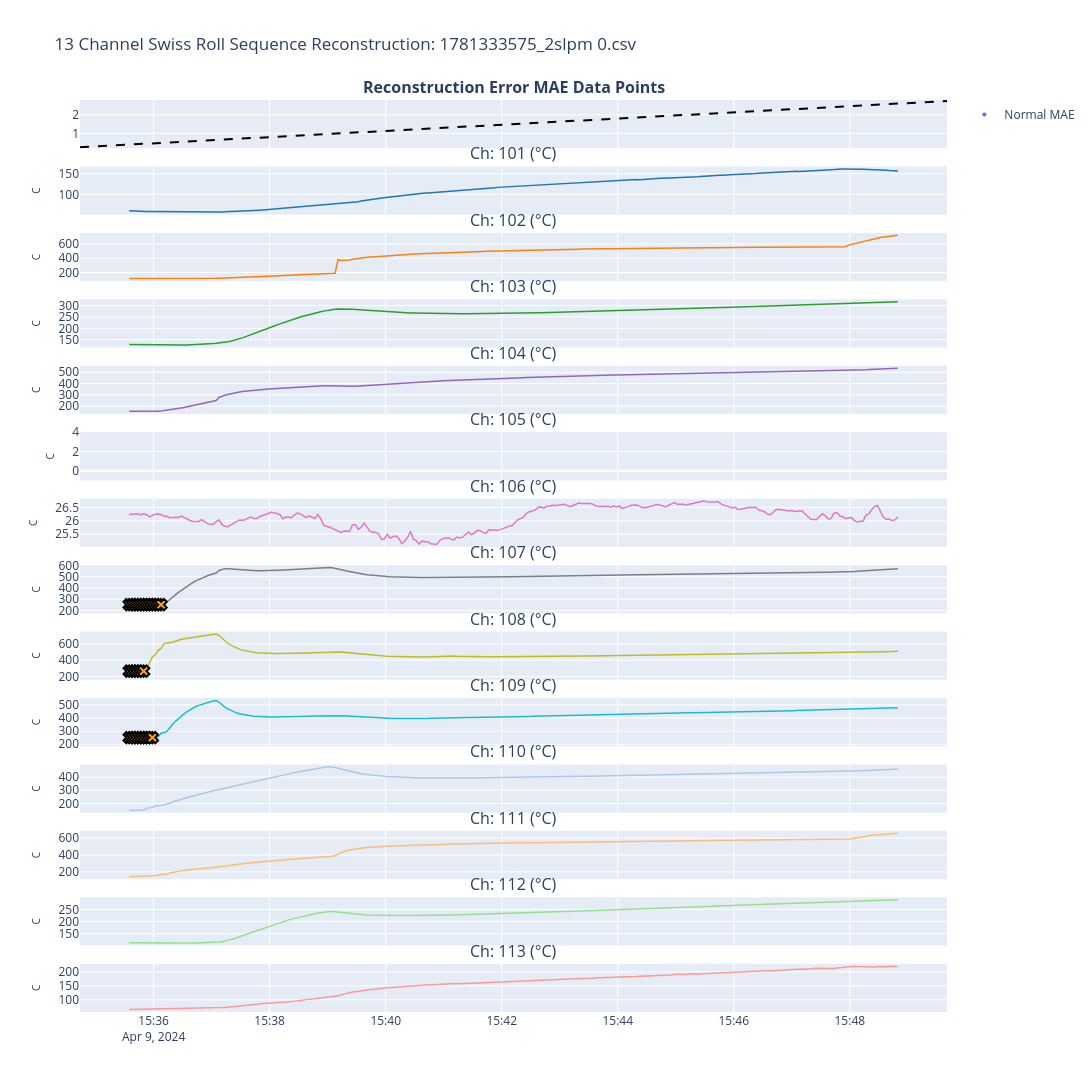

Here is the notebook cell this chart was saved with:
### Code cell
import os
import numpy as np
import pandas as pd
import plotly.graph_objects as go
from plotly.subplots import make_subplots
from sklearn.preprocessing import StandardScaler
import torch
import torch.nn as nn
import torch.optim as optim
from torch.utils.data import TensorDataset, DataLoader

# 1. LOAD, TRACK OVERLOADS, AND IMPUTE
def load_swiss_roll_csv(file_path):
    header_idx = 0
    with open(file_path, 'r', encoding='utf-8', errors='ignore') as f:
        for idx, line in enumerate(f):
            if any(key in line for key in ['Scan Num', '101 (', 'Scan Swee']):
                header_idx = idx
                break
                
    df = pd.read_csv(file_path, skiprows=header_idx)
    df.columns = df.columns.str.strip()
    df = df.dropna(how='all', axis=1).dropna(how='all', axis=0)
    
    time_cols = [col for col in df.columns if 'time' in col.lower() or 'swee' in col.lower()]
    df['Timestamp'] = df[time_cols[0]] if time_cols else df.index
    
    sensor_cols = [col for col in df.columns if '°C' in col]
    
    for col in sensor_cols:
        df[col] = pd.to_numeric(df[col], errors='coerce')
        
        # Track the exact locations of the hardware overloads
        overload_col = f"overload_flag_{col}"
        df[overload_col] = (df[col].abs() > 10000) | (df[col] == np.inf)
        
        # Scrub for the neural network
        df.loc[df[overload_col], col] = np.nan
        
    # Impute gaps to maintain sequence integrity for the LSTM
    df[sensor_cols] = df[sensor_cols].fillna(method='ffill').fillna(method='bfill')
        
    return df, sensor_cols

# 2. CREATE SLIDING TIME WINDOWS
def create_sequences(X, timestamps, time_steps):
    Xs, ts = [], []
    for i in range(len(X) - time_steps):
        Xs.append(X.iloc[i:(i + time_steps)].values)
        ts.append(timestamps.iloc[i + time_steps - 1])
    return np.array(Xs), np.array(ts)

# 3. PYTORCH LSTM AUTOENCODER ARCHITECTURE
class LSTMAutoencoder(nn.Module):
    def __init__(self, num_features, hidden_size=64):
        super(LSTMAutoencoder, self).__init__()
        self.hidden_size = hidden_size
        self.encoder_lstm = nn.LSTM(input_size=num_features, hidden_size=hidden_size, batch_first=True)
        self.decoder_lstm = nn.LSTM(input_size=hidden_size, hidden_size=hidden_size, batch_first=True)
        self.output_layer = nn.Linear(hidden_size, num_features)
        
    def forward(self, x):
        batch_size, seq_len, _ = x.size()
        _, (hidden_state, _) = self.encoder_lstm(x)
        last_hidden_state = hidden_state[-1]
        repeated_hidden = last_hidden_state.unsqueeze(1).repeat(1, seq_len, 1)
        decoded, _ = self.decoder_lstm(repeated_hidden)
        reconstructed = self.output_layer(decoded)
        return reconstructed

# 4. TRAINING LOOP
def train_model(model, train_loader, num_epochs=35, learning_rate=0.001):
    print("Beginning PyTorch training loop on 13 channel data")
    criterion = nn.L1Loss()
    optimizer = optim.Adam(model.parameters(), lr=learning_rate)
    
    model.train()
    for epoch in range(num_epochs):
        epoch_loss = 0.0
        for batch_x in train_loader:
            optimizer.zero_grad()
            outputs = model(batch_x[0])
            loss = criterion(outputs, batch_x[0])
            loss.backward()
            optimizer.step()
            epoch_loss += loss.item()
            
    print("Training complete.")
    return model

# 5. UNSUPERVISED SCORING
def evaluate_and_score(model, X_seq_tensor, df_timestamps, contamination=0.03):
    model.eval()
    with torch.no_grad():
        reconstructed = model(X_seq_tensor)
        
    X_seq_np = X_seq_tensor.numpy()
    reconstructed_np = reconstructed.numpy()
    
    mae_loss = np.mean(np.abs(reconstructed_np - X_seq_np), axis=(1, 2))
    
    results_df = pd.DataFrame({
        'Timestamp': df_timestamps,
        'Reconstruction_Error_MAE': mae_loss
    })
    
    threshold = np.percentile(mae_loss, (1 - contamination) * 100)
    results_df['Is_Anomaly'] = results_df['Reconstruction_Error_MAE'] > threshold
    
    print("**************************************************")
    print(" 13 CHANNEL SWISS ROLL AUTOENCODER METRICS")
    print("**************************************************")
    print(f"Total Sequences Analyzed : {len(results_df)}")
    print(f"Mean Reconstruction Error: {np.mean(mae_loss):.4f}")
    print(f"Max Reconstruction Error : {np.max(mae_loss):.4f}")
    print(f"Decision Threshold       : {threshold:.4f}")
    print(f"Total Anomalies Flagged  : {results_df['Is_Anomaly'].sum()}")
    print("**************************************************\n")
    
    return results_df, threshold

# 6. DYNAMIC 14 ROW VISUALIZATION WITH OVERLOAD MARKERS
def plot_results(df_original, results_df, sensor_cols, threshold, file_name):
    df_merged = pd.merge(df_original, results_df, on='Timestamp', how='inner')
    anomalies = df_merged[df_merged['Is_Anomaly'] == True]
    
    num_sensors = len(sensor_cols)
    fig = make_subplots(
        rows=num_sensors + 1, cols=1,
        shared_xaxes=True,
        vertical_spacing=0.02,
        subplot_titles=["<b>Reconstruction Error MAE Data Points</b>"] + [f"Ch: {col}" for col in sensor_cols]
    )
    
    normal_points = df_merged[df_merged['Is_Anomaly'] == False]
    
    # Plot MAE Data Points
    fig.add_trace(
        go.Scatter(
            x=normal_points['Timestamp'], y=normal_points['Reconstruction_Error_MAE'],
            mode='markers', name='Normal MAE', marker=dict(color='blue', size=4, opacity=0.6)
        ), row=1, col=1
    )
    fig.add_trace(
        go.Scatter(
            x=anomalies['Timestamp'], y=anomalies['Reconstruction_Error_MAE'],
            mode='markers', name='Anomalous MAE', marker=dict(color='red', size=6, symbol='x')
        ), row=1, col=1
    )
    fig.add_hline(y=threshold, line_dash="dash", line_color="black", row=1, col=1)
    
    colors = ['#1f77b4', '#ff7f0e', '#2ca02c', '#9467bd', '#8c564b', '#e377c2', '#7f7f7f', '#bcbd22', '#17becf', '#aec7e8', '#ffbb78', '#98df8a', '#ff9896']
    
    for i, col in enumerate(sensor_cols):
        row_idx = i + 2
        
        # Plot continuous sequence
        fig.add_trace(
            go.Scatter(
                x=df_merged['Timestamp'], y=df_merged[col], mode='lines', 
                line=dict(color=colors[i % len(colors)], width=1.5), showlegend=False
            ), row=row_idx, col=1
        )
        
        # Plot sequence anomalies (Red Diamonds)
        fig.add_trace(
            go.Scatter(
                x=anomalies['Timestamp'], y=anomalies[col], mode='markers', 
                marker=dict(color='red', size=6, symbol='diamond'), showlegend=False
            ), row=row_idx, col=1
        )
        
        # Plot exact hardware overload locations (Orange X)
        overload_col = f"overload_flag_{col}"
        hardware_faults = df_merged[df_merged[overload_col] == True]
        
        if not hardware_faults.empty:
            fig.add_trace(
                go.Scatter(
                    x=hardware_faults['Timestamp'], y=hardware_faults[col], mode='markers',
                    marker=dict(color='orange', size=10, symbol='x', line=dict(width=2, color='black')), 
                    name="Hardware Fault", showlegend=False
                ), row=row_idx, col=1
            )
            
        fig.update_yaxes(title_text="C", title_font=dict(size=10), row=row_idx, col=1)

    fig.update_layout(
        title=f"13 Channel Swiss Roll Sequence Reconstruction: {file_name}",
        height=300 + (130 * num_sensors),
        width=1250,
        hovermode='x unified'
    )
    fig.show()

# 7. EXECUTION
file_path = r"C:\Users\hari7\Documents\Anamoly Detection\uploads\uploads\Swiss Roll\1781333575_2slpm 0.csv"

if os.path.exists(file_path):
    df, sensors = load_swiss_roll_csv(file_path)
    
    scaler = StandardScaler()
    df_scaled = pd.DataFrame(scaler.fit_transform(df[sensors]), columns=sensors)
    
    TIME_STEPS = 10
    X_seq, timestamps_seq = create_sequences(df_scaled, df['Timestamp'], TIME_STEPS)
    X_tensor = torch.tensor(X_seq, dtype=torch.float32)
    
    dataset = TensorDataset(X_tensor)
    train_loader = DataLoader(dataset, batch_size=16, shuffle=False)
    
    num_features = len(sensors)
    pytorch_model = LSTMAutoencoder(num_features=num_features, hidden_size=64)
    trained_model = train_model(pytorch_model, train_loader, num_epochs=35)
    
    results, decision_threshold = evaluate_and_score(trained_model, X_tensor, timestamps_seq, contamination=0.03)
    
    plot_results(df, results, sensors, decision_threshold, os.path.basename(file_path))
else:
    print(f"File not found: {file_path}")

### Figure 1 — Plotly figure (JSON) as saved in the notebook; plotly's stock layout.template omitted (floating-point values rounded to 4 significant figures; data arrays with more than 128 entries replaced by an {"elided": "..."} marker saying what was removed)
{"data": [{"marker": {"color": "blue", "opacity": 0.6, "size": 4}, "mode": "markers", "name": "Normal MAE", "type": "scatter", "x": {"elided": "266 str values"}, "xaxis": "x", "y": {"elided": "266 float values"}, "yaxis": "y"}, {"marker": {"color": "red", "size": 6, "symbol": "x"}, "mode": "markers", "name": "Anomalous MAE", "type": "scatter", "x": [], "xaxis": "x", "y": [], "yaxis": "y"}, {"line": {"color": "#1f77b4", "width": 1.5}, "mode": "lines", "showlegend": false, "type": "scatter", "x": {"elided": "266 str values"}, "xaxis": "x2", "y": {"elided": "266 float values"}, "yaxis": "y2"}, {"marker": {"color": "red", "size": 6, "symbol": "diamond"}, "mode": "markers", "showlegend": false, "type": "scatter", "x": [], "xaxis": "x2", "y": [], "yaxis": "y2"}, {"line": {"color": "#ff7f0e", "width": 1.5}, "mode": "lines", "showlegend": false, "type": "scatter", "x": {"elided": "266 str values"}, "xaxis": "x3", "y": {"elided": "266 float values"}, "yaxis": "y3"}, {"marker": {"color": "red", "size": 6, "symbol": "diamond"}, "mode": "markers", "showlegend": false, "type": "scatter", "x": [], "xaxis": "x3", "y": [], "yaxis": "y3"}, {"line": {"color": "#2ca02c", "width": 1.5}, "mode": "lines", "showlegend": false, "type": "scatter", "x": {"elided": "266 str values"}, "xaxis": "x4", "y": {"elided": "266 float values"}, "yaxis": "y4"}, {"marker": {"color": "red", "size": 6, "symbol": "diamond"}, "mode": "markers", "showlegend": false, "type": "scatter", "x": [], "xaxis": "x4", "y": [], "yaxis": "y4"}, {"line": {"color": "#9467bd", "width": 1.5}, "mode": "lines", "showlegend": false, "type": "scatter", "x": {"elided": "266 str values"}, "xaxis": "x5", "y": {"elided": "266 float values"}, "yaxis": "y5"}, {"marker": {"color": "red", "size": 6, "symbol": "diamond"}, "mode": "markers", "showlegend": false, "type": "scatter", "x": [], "xaxis": "x5", "y": [], "yaxis": "y5"}, {"line": {"color": "#8c564b", "width": 1.5}, "mode": "lines", "showlegend": false, "type": "scatter", "x": {"elided": "266 str values"}, "xaxis": "x6", "y": {"elided": "266 float values"}, "yaxis": "y6"}, {"marker": {"color": "red", "size": 6, "symbol": "diamond"}, "mode": "markers", "showlegend": false, "type": "scatter", "x": [], "xaxis": "x6", "y": [], "yaxis": "y6"}, {"marker": {"color": "orange", "line": {"color": "black", "width": 2}, "size": 10, "symbol": "x"}, "mode": "markers", "name": "Hardware Fault", "showlegend": false, "type": "scatter", "x": {"elided": "266 str values"}, "xaxis": "x6", "y": {"elided": "266 float values"}, "yaxis": "y6"}, {"line": {"color": "#e377c2", "width": 1.5}, "mode": "lines", "showlegend": false, "type": "scatter", "x": {"elided": "266 str values"}, "xaxis": "x7", "y": {"elided": "266 float values"}, "yaxis": "y7"}, {"marker": {"color": "red", "size": 6, "symbol": "diamond"}, "mode": "markers", "showlegend": false, "type": "scatter", "x": [], "xaxis": "x7", "y": [], "yaxis": "y7"}, {"line": {"color": "#7f7f7f", "width": 1.5}, "mode": "lines", "showlegend": false, "type": "scatter", "x": {"elided": "266 str values"}, "xaxis": "x8", "y": {"elided": "266 float values"}, "yaxis": "y8"}, {"marker": {"color": "red", "size": 6, "symbol": "diamond"}, "mode": "markers", "showlegend": false, "type": "scatter", "x": [], "xaxis": "x8", "y": [], "yaxis": "y8"}, {"marker": {"color": "orange", "line": {"color": "black", "width": 2}, "size": 10, "symbol": "x"}, "mode": "markers", "name": "Hardware Fault", "showlegend": false, "type": "scatter", "x": ["2024-04-09 15:35:34.689", "2024-04-09 15:35:37.689", "2024-04-09 15:35:40.689", "2024-04-09 15:35:43.689", "2024-04-09 15:35:46.689", "2024-04-09 15:35:49.689", "2024-04-09 15:35:52.689", "2024-04-09 15:35:55.689", "2024-04-09 15:35:58.689", "2024-04-09 15:36:01.689", "2024-04-09 15:36:04.689", "2024-04-09 15:36:07.689"], "xaxis": "x8", "y": [252.3, 252.3, 252.3, 252.3, 252.3, 252.3, 252.3, 252.3, 252.3, 252.3, 252.3, 252.3], "yaxis": "y8"}, {"line": {"color": "#bcbd22", "width": 1.5}, "mode": "lines", "showlegend": false, "type": "scatter", "x": {"elided": "266 str values"}, "xaxis": "x9", "y": {"elided": "266 float values"}, "yaxis": "y9"}, {"marker": {"color": "red", "size": 6, "symbol": "diamond"}, "mode": "markers", "showlegend": false, "type": "scatter", "x": [], "xaxis": "x9", "y": [], "yaxis": "y9"}, {"marker": {"color": "orange", "line": {"color": "black", "width": 2}, "size": 10, "symbol": "x"}, "mode": "markers", "name": "Hardware Fault", "showlegend": false, "type": "scatter", "x": ["2024-04-09 15:35:34.689", "2024-04-09 15:35:37.689", "2024-04-09 15:35:40.689", "2024-04-09 15:35:43.689", "2024-04-09 15:35:46.689", "2024-04-09 15:35:49.689"], "xaxis": "x9", "y": [265.3, 265.3, 265.3, 265.3, 265.3, 265.3], "yaxis": "y9"}, {"line": {"color": "#17becf", "width": 1.5}, "mode": "lines", "showlegend": false, "type": "scatter", "x": {"elided": "266 str values"}, "xaxis": "x10", "y": {"elided": "266 float values"}, "yaxis": "y10"}, {"marker": {"color": "red", "size": 6, "symbol": "diamond"}, "mode": "markers", "showlegend": false, "type": "scatter", "x": [], "xaxis": "x10", "y": [], "yaxis": "y10"}, {"marker": {"color": "orange", "line": {"color": "black", "width": 2}, "size": 10, "symbol": "x"}, "mode": "markers", "name": "Hardware Fault", "showlegend": false, "type": "scatter", "x": ["2024-04-09 15:35:34.689", "2024-04-09 15:35:37.689", "2024-04-09 15:35:40.689", "2024-04-09 15:35:43.689", "2024-04-09 15:35:46.689", "2024-04-09 15:35:49.689", "2024-04-09 15:35:52.689", "2024-04-09 15:35:55.689", "2024-04-09 15:35:58.689"], "xaxis": "x10", "y": [251.1, 251.1, 251.1, 251.1, 251.1, 251.1, 251.1, 251.1, 251.1], "yaxis": "y10"}, {"line": {"color": "#aec7e8", "width": 1.5}, "mode": "lines", "showlegend": false, "type": "scatter", "x": {"elided": "266 str values"}, "xaxis": "x11", "y": {"elided": "266 float values"}, "yaxis": "y11"}, {"marker": {"color": "red", "size": 6, "symbol": "diamond"}, "mode": "markers", "showlegend": false, "type": "scatter", "x": [], "xaxis": "x11", "y": [], "yaxis": "y11"}, {"line": {"color": "#ffbb78", "width": 1.5}, "mode": "lines", "showlegend": false, "type": "scatter", "x": {"elided": "266 str values"}, "xaxis": "x12", "y": {"elided": "266 float values"}, "yaxis": "y12"}, {"marker": {"color": "red", "size": 6, "symbol": "diamond"}, "mode": "markers", "showlegend": false, "type": "scatter", "x": [], "xaxis": "x12", "y": [], "yaxis": "y12"}, {"line": {"color": "#98df8a", "width": 1.5}, "mode": "lines", "showlegend": false, "type": "scatter", "x": {"elided": "266 str values"}, "xaxis": "x13", "y": {"elided": "266 float values"}, "yaxis": "y13"}, {"marker": {"color": "red", "size": 6, "symbol": "diamond"}, "mode": "markers", "showlegend": false, "type": "scatter", "x": [], "xaxis": "x13", "y": [], "yaxis": "y13"}, {"line": {"color": "#ff9896", "width": 1.5}, "mode": "lines", "showlegend": false, "type": "scatter", "x": {"elided": "266 str values"}, "xaxis": "x14", "y": {"elided": "266 float values"}, "yaxis": "y14"}, {"marker": {"color": "red", "size": 6, "symbol": "diamond"}, "mode": "markers", "showlegend": false, "type": "scatter", "x": [], "xaxis": "x14", "y": [], "yaxis": "y14"}], "layout": {"annotations": [{"font": {"size": 16}, "showarrow": false, "text": "<b>Reconstruction Error MAE Data Points</b>", "x": 0.5, "xanchor": "center", "xref": "paper", "y": 1, "yanchor": "bottom", "yref": "paper"}, {"font": {"size": 16}, "showarrow": false, "text": "Ch: 101 (°C)", "x": 0.5, "xanchor": "center", "xref": "paper", "y": 0.9271, "yanchor": "bottom", "yref": "paper"}, {"font": {"size": 16}, "showarrow": false, "text": "Ch: 102 (°C)", "x": 0.5, "xanchor": "center", "xref": "paper", "y": 0.8543, "yanchor": "bottom", "yref": "paper"}, {"font": {"size": 16}, "showarrow": false, "text": "Ch: 103 (°C)", "x": 0.5, "xanchor": "center", "xref": "paper", "y": 0.7814, "yanchor": "bottom", "yref": "paper"}, {"font": {"size": 16}, "showarrow": false, "text": "Ch: 104 (°C)", "x": 0.5, "xanchor": "center", "xref": "paper", "y": 0.7086, "yanchor": "bottom", "yref": "paper"}, {"font": {"size": 16}, "showarrow": false, "text": "Ch: 105 (°C)", "x": 0.5, "xanchor": "center", "xref": "paper", "y": 0.6357, "yanchor": "bottom", "yref": "paper"}, {"font": {"size": 16}, "showarrow": false, "text": "Ch: 106 (°C)", "x": 0.5, "xanchor": "center", "xref": "paper", "y": 0.5629, "yanchor": "bottom", "yref": "paper"}, {"font": {"size": 16}, "showarrow": false, "text": "Ch: 107 (°C)", "x": 0.5, "xanchor": "center", "xref": "paper", "y": 0.49, "yanchor": "bottom", "yref": "paper"}, {"font": {"size": 16}, "showarrow": false, "text": "Ch: 108 (°C)", "x": 0.5, "xanchor": "center", "xref": "paper", "y": 0.4171, "yanchor": "bottom", "yref": "paper"}, {"font": {"size": 16}, "showarrow": false, "text": "Ch: 109 (°C)", "x": 0.5, "xanchor": "center", "xref": "paper", "y": 0.3443, "yanchor": "bottom", "yref": "paper"}, {"font": {"size": 16}, "showarrow": false, "text": "Ch: 110 (°C)", "x": 0.5, "xanchor": "center", "xref": "paper", "y": 0.2714, "yanchor": "bottom", "yref": "paper"}, {"font": {"size": 16}, "showarrow": false, "text": "Ch: 111 (°C)", "x": 0.5, "xanchor": "center", "xref": "paper", "y": 0.1986, "yanchor": "bottom", "yref": "paper"}, {"font": {"size": 16}, "showarrow": false, "text": "Ch: 112 (°C)", "x": 0.5, "xanchor": "center", "xref": "paper", "y": 0.1257, "yanchor": "bottom", "yref": "paper"}, {"font": {"size": 16}, "showarrow": false, "text": "Ch: 113 (°C)", "x": 0.5, "xanchor": "center", "xref": "paper", "y": 0.05286, "yanchor": "bottom", "yref": "paper"}], "height": 1990, "hovermode": "x unified", "shapes": [{"line": {"color": "black", "dash": "dash"}, "type": "line", "x0": 0, "x1": 1, "xref": "x domain", "y0": null, "y1": null, "yref": "y"}], "title": {"text": "13 Channel Swiss Roll Sequence Reconstruction: 1781333575_2slpm 0.csv"}, "width": 1250, "xaxis": {"anchor": "y", "domain": [0, 1], "matches": "x14", "showticklabels": false}, "xaxis10": {"anchor": "y10", "domain": [0, 1], "matches": "x14", "showticklabels": false}, "xaxis11": {"anchor": "y11", "domain": [0, 1], "matches": "x14", "showticklabels": false}, "xaxis12": {"anchor": "y12", "domain": [0, 1], "matches": "x14", "showticklabels": false}, "xaxis13": {"anchor": "y13", "domain": [0, 1], "matches": "x14", "showticklabels": false}, "xaxis14": {"anchor": "y14", "domain": [0, 1]}, "xaxis2": {"anchor": "y2", "domain": [0, 1], "matches": "x14", "showticklabels": false}, "xaxis3": {"anchor": "y3", "domain": [0, 1], "matches": "x14", "showticklabels": false}, "xaxis4": {"anchor": "y4", "domain": [0, 1], "matches": "x14", "showticklabels": false}, "xaxis5": {"anchor": "y5", "domain": [0, 1], "matches": "x14", "showticklabels": false}, "xaxis6": {"anchor": "y6", "domain": [0, 1], "matches": "x14", "showticklabels": false}, "xaxis7": {"anchor": "y7", "domain": [0, 1], "matches": "x14", "showticklabels": false}, "xaxis8": {"anchor": "y8", "domain": [0, 1], "matches": "x14", "showticklabels": false}, "xaxis9": {"anchor": "y9", "domain": [0, 1], "matches": "x14", "showticklabels": false}, "yaxis": {"anchor": "x", "domain": [0.9471, 1]}, "yaxis10": {"anchor": "x10", "domain": [0.2914, 0.3443], "title": {"font": {"size": 10}, "text": "C"}}, "yaxis11": {"anchor": "x11", "domain": [0.2186, 0.2714], "title": {"font": {"size": 10}, "text": "C"}}, "yaxis12": {"anchor": "x12", "domain": [0.1457, 0.1986], "title": {"font": {"size": 10}, "text": "C"}}, "yaxis13": {"anchor": "x13", "domain": [0.07286, 0.1257], "title": {"font": {"size": 10}, "text": "C"}}, "yaxis14": {"anchor": "x14", "domain": [0, 0.05286], "title": {"font": {"size": 10}, "text": "C"}}, "yaxis2": {"anchor": "x2", "domain": [0.8743, 0.9271], "title": {"font": {"size": 10}, "text": "C"}}, "yaxis3": {"anchor": "x3", "domain": [0.8014, 0.8543], "title": {"font": {"size": 10}, "text": "C"}}, "yaxis4": {"anchor": "x4", "domain": [0.7286, 0.7814], "title": {"font": {"size": 10}, "text": "C"}}, "yaxis5": {"anchor": "x5", "domain": [0.6557, 0.7086], "title": {"font": {"size": 10}, "text": "C"}}, "yaxis6": {"anchor": "x6", "domain": [0.5829, 0.6357], "title": {"font": {"size": 10}, "text": "C"}}, "yaxis7": {"anchor": "x7", "domain": [0.51, 0.5629], "title": {"font": {"size": 10}, "text": "C"}}, "yaxis8": {"anchor": "x8", "domain": [0.4371, 0.49], "title": {"font": {"size": 10}, "text": "C"}}, "yaxis9": {"anchor": "x9", "domain": [0.3643, 0.4171], "title": {"font": {"size": 10}, "text": "C"}}}}
